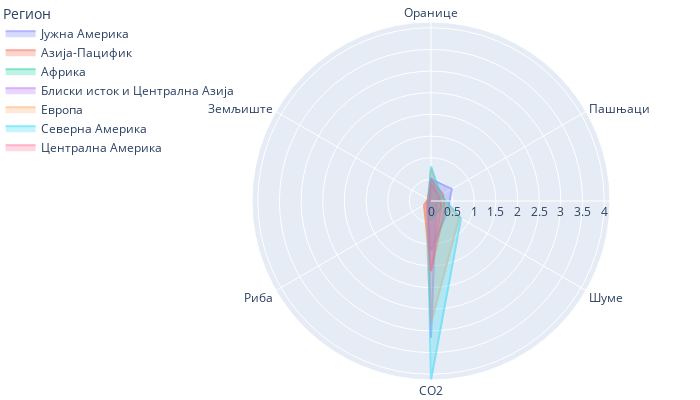

The code cell stored with this chart in its notebook:
### Markdown cell above
У наредном примеру употребићемо библиотеку __[Plotly Express](https://plotly.com/python-api-reference/plotly.express.html#px)__ да бисмо приказали профиле региона с обзиром на висину различитих компоненти еколошког отиска коришћењем тзв. *радар* или *паук дијаграма*. Сâм назив графикона говори нам како он изгледа. У питању је круг издељен на онолико сегмената колико има варијабли. Свака варијабла је представљена линијом која полази из центра круга, а вредности варијабле су изражене удаљеношћу тачака од центра. Спајањем тачака добија се својеврстан профил ентитета (нпр. региона) на више варијабли.

### Code cell
import plotly.express as px

stnd = False

# Правимо копију података тако што издвајамо колоне 6 до 14 из почетног скупа и бришемо две сувишне
otisakRadar = otisak.iloc[:,6:15].drop(columns=['Population (mil)', 'Income Group']).copy()

# Мењамо називе варијабли и рачунамо њихов просек за државе по регионима
otisakRadar.set_axis(['Region', 'Оранице', 'Пашњаци', 'Шуме', 'CO2', 'Риба', 'Земљиште'], axis=1, inplace=True)
otisakRadar = otisakRadar.groupby('Region').mean()

# На овом месту стандардизујемо вредости да бисмо их лакше упоредили
if stnd:
    for kol in range(0, 6): 
        otisakRadar[otisakRadar.columns[kol]] = otisakRadar[otisakRadar.columns[kol]] /  otisakRadar[otisakRadar.columns[kol]].max()

# Овде колоне табеле претварамо у редове тако да сваки регион добије онолико редова колико има варијабли
# Више информација о функцији stack() можете да пронађете на адреси https://pandas.pydata.org/docs/user_guide/reshaping.html
otisakRadar = otisakRadar.stack().reset_index()

# Мењамо називе колона 
otisakRadar = otisakRadar.rename(columns={otisakRadar.columns[1]: 'Tip', otisakRadar.columns[2]: 'Vrednost'})

# Исцртавамо поларни, паук или радар дијаграм
graf = px.line_polar(otisakRadar, r="Vrednost", theta="Tip", color="Region", line_close=True, width=700, height=400)
graf.update_layout(margin=dict(l=0, r=0, t=0, b=20), legend=dict(title='Регион', y=1.06, x=-0.3, bgcolor='rgba(0,0,0,0)'))
graf.update_traces(fill='toself', opacity=0.5)
graf.show()

del otisakRadar

### Figure 1 — Plotly figure (JSON) as saved in the notebook; plotly's stock layout.template omitted (floating-point values rounded to 4 significant figures)
{"data": [{"fill": "toself", "hovertemplate": "Region=Јужна Америка<br>Vrednost=%{r}<br>Tip=%{theta}<extra></extra>", "legendgroup": "Јужна Америка", "line": {"color": "#636efa", "dash": "solid"}, "marker": {"symbol": "circle"}, "mode": "lines", "name": "Јужна Америка", "opacity": 0.5, "r": [0.5091, 0.5545, 0.4455, 1.145, 0.09091, 0.08182, 0.5091], "showlegend": true, "subplot": "polar", "theta": ["Оранице", "Пашњаци", "Шуме", "CO2", "Риба", "Земљиште", "Оранице"], "type": "scatterpolar"}, {"fill": "toself", "hovertemplate": "Region=Азија-Пацифик<br>Vrednost=%{r}<br>Tip=%{theta}<extra></extra>", "legendgroup": "Азија-Пацифик", "line": {"color": "#EF553B", "dash": "solid"}, "marker": {"symbol": "circle"}, "mode": "lines", "name": "Азија-Пацифик", "opacity": 0.5, "r": [0.4917, 0.3167, 0.3667, 1.604, 0.1875, 0.07917, 0.4917], "showlegend": true, "subplot": "polar", "theta": ["Оранице", "Пашњаци", "Шуме", "CO2", "Риба", "Земљиште", "Оранице"], "type": "scatterpolar"}, {"fill": "toself", "hovertemplate": "Region=Африка<br>Vrednost=%{r}<br>Tip=%{theta}<extra></extra>", "legendgroup": "Африка", "line": {"color": "#00cc96", "dash": "solid"}, "marker": {"symbol": "circle"}, "mode": "lines", "name": "Африка", "opacity": 0.5, "r": [0.383, 0.2255, 0.2851, 0.4362, 0.05745, 0.03404, 0.383], "showlegend": true, "subplot": "polar", "theta": ["Оранице", "Пашњаци", "Шуме", "CO2", "Риба", "Земљиште", "Оранице"], "type": "scatterpolar"}, {"fill": "toself", "hovertemplate": "Region=Блиски исток и Централна Азија<br>Vrednost=%{r}<br>Tip=%{theta}<extra></extra>", "legendgroup": "Блиски исток и Централна Азија", "line": {"color": "#ab63fa", "dash": "solid"}, "marker": {"symbol": "circle"}, "mode": "lines", "name": "Блиски исток и Централна Азија", "opacity": 0.5, "r": [0.5435, 0.2348, 0.1391, 3.157, 0.07391, 0.05217, 0.5435], "showlegend": true, "subplot": "polar", "theta": ["Оранице", "Пашњаци", "Шуме", "CO2", "Риба", "Земљиште", "Оранице"], "type": "scatterpolar"}, {"fill": "toself", "hovertemplate": "Region=Европа<br>Vrednost=%{r}<br>Tip=%{theta}<extra></extra>", "legendgroup": "Европа", "line": {"color": "#FFA15A", "dash": "solid"}, "marker": {"symbol": "circle"}, "mode": "lines", "name": "Европа", "opacity": 0.5, "r": [0.7486, 0.2351, 0.7514, 2.824, 0.1514, 0.08649, 0.7486], "showlegend": true, "subplot": "polar", "theta": ["Оранице", "Пашњаци", "Шуме", "CO2", "Риба", "Земљиште", "Оранице"], "type": "scatterpolar"}, {"fill": "toself", "hovertemplate": "Region=Северна Америка<br>Vrednost=%{r}<br>Tip=%{theta}<extra></extra>", "legendgroup": "Северна Америка", "line": {"color": "#19d3f3", "dash": "solid"}, "marker": {"symbol": "circle"}, "mode": "lines", "name": "Северна Америка", "opacity": 0.5, "r": [0.8, 0.2667, 0.8, 4.133, 0.1, 0.06667, 0.8], "showlegend": true, "subplot": "polar", "theta": ["Оранице", "Пашњаци", "Шуме", "CO2", "Риба", "Земљиште", "Оранице"], "type": "scatterpolar"}, {"fill": "toself", "hovertemplate": "Region=Централна Америка<br>Vrednost=%{r}<br>Tip=%{theta}<extra></extra>", "legendgroup": "Централна Америка", "line": {"color": "#FF6692", "dash": "solid"}, "marker": {"symbol": "circle"}, "mode": "lines", "name": "Централна Америка", "opacity": 0.5, "r": [0.4077, 0.2, 0.2692, 1.623, 0.1154, 0.03077, 0.4077], "showlegend": true, "subplot": "polar", "theta": ["Оранице", "Пашњаци", "Шуме", "CO2", "Риба", "Земљиште", "Оранице"], "type": "scatterpolar"}], "layout": {"height": 400, "legend": {"bgcolor": "rgba(0,0,0,0)", "title": {"text": "Регион"}, "tracegroupgap": 0, "x": -0.3, "y": 1.06}, "margin": {"b": 20, "l": 0, "r": 0, "t": 0}, "polar": {"angularaxis": {"direction": "clockwise", "rotation": 90}, "domain": {"x": [0, 1], "y": [0, 1]}}, "width": 700}}
